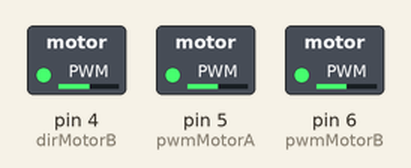
A sketch run on a simulated Arduino Uno, built with avr-gcc and run on an emulated ATmega328P. Parts: switched loads named in the sketch (green lamp = pin HIGH). Pins used as bus, display or sensor lines are not drawn; what the sketch prints to the serial monitor is not drawn.

Above: at 0.32 s.
At 38.98 s:
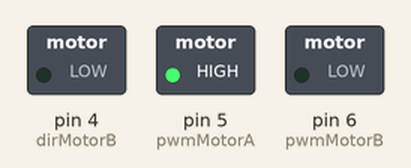
Timing chart, 0 to 40.0 s (numbered marks = the images above):
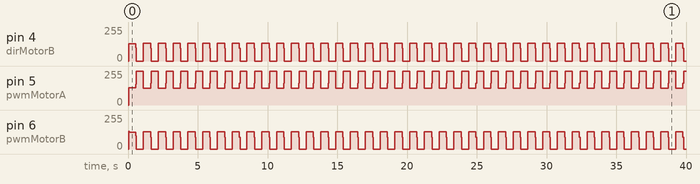

The sketch:

sketch_dec07a.ino
```cpp
/*
   Board pin | NodeMCU GPIO |  Arduino IDE
      A-           1             5 or D1
      A+           3             0 or D3
      B-           2             4 or D2
      B+           4             2 or D4
*/


const int pwmMotorA = 5; //D1;
const int dirMotorA = 0; //D3;
const int pwmMotorB = 6; //D2;
const int dirMotorB = 4; //D4;

int delayBtwnStep = 1;

void setup() {

  Serial.begin ( 115200 );
  Serial.println("...");
  Serial.println("tic");

  pinMode(pwmMotorA, OUTPUT);
  pinMode(pwmMotorB, OUTPUT);
  pinMode(dirMotorA, OUTPUT);
  pinMode(dirMotorB, OUTPUT);

  Serial.println("tic");

  Serial.println("Motor SHield 12E Initialized");

}

void loop() {
  stepperRotate(500, 0);
  delay(500);
}


void stepperRotate(int nbStep, int dirStep) {
  for (int i = 0; i <= nbStep; i++) {
      if (dirStep == 0) {   // sens horaire
          nextStep(i % 4);
      }
      if (dirStep == 1) {   // sens antihoraire
          nextStep(3 - (i % 4));
      }
      delay(delayBtwnStep);
      Serial.println(i % 4);
  }
}


void nextStep(int index) {
  if (index == 0) {
      digitalWrite(pwmMotorA, true);
      digitalWrite(pwmMotorB, false);
      digitalWrite(dirMotorA, true);
      digitalWrite(dirMotorB, false);
  }
  if (index == 1) {
      digitalWrite(pwmMotorA, false);
      digitalWrite(pwmMotorB, true);
      digitalWrite(dirMotorA, true);
      digitalWrite(dirMotorB, false);
  }
  if (index == 2) {
      digitalWrite(pwmMotorA, false);
      digitalWrite(pwmMotorB, true);
      digitalWrite(dirMotorA, false);
      digitalWrite(dirMotorB, true);
  }
  if (index == 3) {
      digitalWrite(pwmMotorA, true);
      digitalWrite(pwmMotorB, false);
      digitalWrite(dirMotorA, false);
      digitalWrite(dirMotorB, true);
  }
}
```

Measured:
- by itself, pin 6 (pwmMotorB): ramps from 134/255 to 0/255 and jumps back, once every 1.1 s
